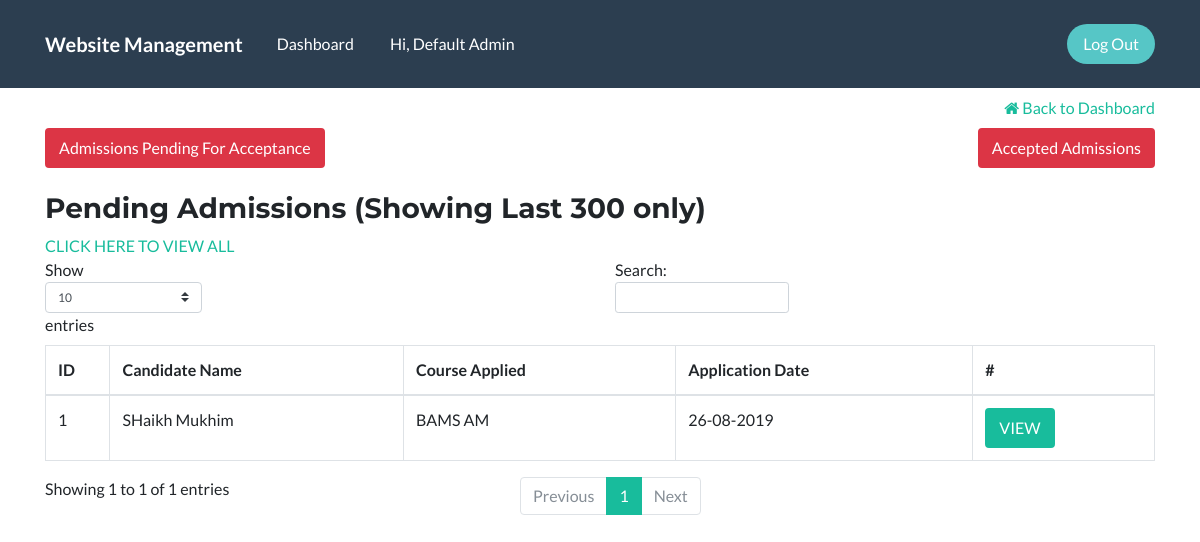
/admin/admissions/ (signed in), run on the app's committed database.
### tables this page shows
CREATE TABLE `admissions` (
  `id` int(10) UNSIGNED NOT NULL,
  `course_name` varchar(100) NOT NULL,
  `application_date` varchar(10) NOT NULL,
  `institute_details` varchar(256) NOT NULL,
  `candidate_name` varchar(128) NOT NULL,
  `father_name` varchar(128) NOT NULL,
  `mother_name` varchar(128) NOT NULL,
  `dob` varchar(10) NOT NULL,
  `gender` varchar(10) NOT NULL,
  `edu_qual` varchar(50) NOT NULL,
  `perm_add` varchar(256) NOT NULL,
  `local_add` varchar(256) NOT NULL,
  `father_occupation` varchar(50) NOT NULL,
  `mother_occupation` varchar(50) NOT NULL,
  `mob_1` varchar(10) NOT NULL,
  `mob_2` varchar(10) NOT NULL,
  `email_id` varchar(100) NOT NULL,
  `ssc` tinyint(1) NOT NULL,
  `ssc_passed_status` tinyint(1) NOT NULL DEFAULT '0',
  `ssc_year` varchar(7) NOT NULL,
  `ssc_school` varchar(100) NOT NULL,
  `ssc_board` varchar(100) NOT NULL,
  `ssc_per` float UNSIGNED NOT NULL,
  `ssc_div` varchar(50) NOT NULL,
  `hsc` tinyint(1) NOT NULL DEFAULT '0',
  `hsc_passed_status` tinyint(1) NOT NULL,
  `hsc_year` varchar(7) NOT NULL,
  `hsc_college` varchar(100) NOT NULL,
  `hsc_board` varchar(100) NOT NULL,
  `hsc_per` float UNSIGNED NOT NULL,
  `hsc_div` varchar(50) NOT NULL,
  `grad` tinyint(1) NOT NULL DEFAULT '0',
  `grad_passed_status` tinyint(1) NOT NULL,
  `grad_year` varchar(7) NOT NULL,
  `grad_college` varchar(100) NOT NULL,
  `grad_uni` varchar(100) NOT NULL,
  `grad_per` float UNSIGNED NOT NULL,
  `grad_div` varchar(50) NOT NULL,
  `other` tinyint(1) NOT NULL DEFAULT '0',
  `other_course_name` varchar(100) NOT NULL,
  `other_pass_status` tinyint(1) NOT NULL,
  `other_year` varchar(7) NOT NULL,
  `other_college` varchar(100) NOT NULL,
  `other_uni` varchar(100) NOT NULL,
  `other_per` float UNSIGNED NOT NULL,
  `other_div` varchar(50) NOT NULL,
  `photo_url` varchar(256) NOT NULL,
  `creation_ip` varchar(50) NOT NULL,
  `last_update` timestamp NOT NULL DEFAULT CURRENT_TIMESTAMP ON UPDATE CURRENT_TIMESTAMP,
  `is_accepted` tinyint(1) NOT NULL DEFAULT '0',
  `accepted_by` varchar(25) NOT NULL
);

### php/controllers/controller.class.php (called while the page is built, shortened)
<?php
	class controller
	{
		protected function loadAdmin($array) {
			require_once appRoot.'/frontend/admin/template.php';
		}
		protected function accessLevelRequired($level_name, $a = 1) {
			if($_SESSION['admin_'.$level_name] == 1) {
				return true;
			}
			return false;
		}
	}

### index.php (called while the page is built, shortened)
<?php
	require_once contrDir.'/controller.class.php';
	require_once contrDir.'/routes.class.php';
	require_once classDir.'/db.class.php';
	$route = new route;
	$uri = explode('?', $_SERVER['REQUEST_URI']);
	$route->routeTo($uri[0]);
?>

### php/classes/db.class.php (called while the page is built, shortened)
<?php
	class db {
		private $host, $user, $pass, $database;
		function __construct($dbHost = dbHost, $dbUser = dbUser, $dbPass = dbPass, $dbName = dbName) {
			$this->host = $dbHost;
			$this->user = $dbUser;
			$this->pass = $dbPass;
			$this->database = $dbName;
		}
		private function connect() {
			$con = new mysqli($this->host, $this->user, $this->pass, $this->database);
			return $con;
		}
		function select($table, $columnsToSelect, $whereFormat = NULL, $whereValues = NULL, $extra = NULL) {
			if(is_array($table) && $table[1] == 'distinct') {
				$q_start = "SELECT DISTINCT ";
				$table = $table[0];
			}
			else
				$q_start = "SELECT ";
			$con=$this->connect();
			if($whereFormat != NULL) {
				$query = $q_start.$columnsToSelect." FROM ".$table." WHERE ".$whereFormat ." ".$extra.";";
			}
			else {
				$query = $q_start.$columnsToSelect." FROM ".$table." ".$extra.";";
			}
			$stmt=$con->prepare($query);
			if($stmt->execute()) {
				return array(true, $stmt->get_result());
			}
		}
	}

### frontend/admin/pages/admission_spl.php (the view, shortened to what this page needs)
<div class="container mt-2 text-right">
    <a href="/admin/" ><i class="fa fa-home" ></i> Back to Dashboard</a>
</div>
<div class="container mt-2">
    <div class="row">
        <div class="col-lg-6 col-md-6 col-sm-12 text-left"><a name="" id="" class="btn btn-danger" href="/admin/admissions/" role="button">Admissions Pending For Acceptance</a></div>
        <div class="col-lg-6 col-md-6 col-sm-12 text-right"><a name="" id="" class="btn btn-danger" href="/admin/admissions/accepted/" role="button">Accepted Admissions</a></div>
    </div>
    <br/>
    <?php
        if(explode("/admin/admissions/", $array["route"])[1] == "accepted/") {
            $whereSTMT = "is_accepted=1";
            $tableTTL = "<h3>Accepted Admissions";
        }
        else {
            $whereSTMT = "is_accepted=0";
            $tableTTL = "<h3>Pending Admissions";
        }
        $datas = "";
        if(!isset($_GET["LIMIT"])) {
            $extra = "ORDER BY last_update LIMIT 300";
            $tableTTL.="  (Showing Last 300 only)</h3><a href='?LIMIT=NA'>CLICK HERE TO VIEW ALL</a>";
        }
        else {
            $extra = "ORDER BY last_update";
            $tableTTL .= " (ALL)</h3>";
        }
        $db = new db;
        $res = $db->select("admissions", "id, course_name, application_date, candidate_name, dob, mob_1", $whereSTMT, NULL, $extra);
        if($res[0] == true && $res[1]->num_rows > 0) {
            while($r = mysqli_fetch_assoc($res[1])) {
                $href = "/online-admissions/download/?id=".$r['id']."&dob=".$r['dob']."&mob=".$r['mob_1'];
                $datas .= '
                    <tr>
                        <td>'.$r['id'].'</td>
                        <td>'.$r['candidate_name'].'</td>
                        <td>'.$r['course_name'].'</td>
                        <td>'. date("d-m-Y", strtotime($r["application_date"])).'</td>
                        <td><a name="" id="" class="btn btn-primary" href="'.$href.'" role="button">VIEW</a></td>
                    </tr>
                ';
            }
        } else {
            $datas = '<tr><td colspan=5>0 Admissions Found</td></tr>';
        }
    ?>
    <?=$tableTTL?>
    <table id="admTbl" width="100%" class="table table-bordered">
        <thead>
            <tr>
                <th>ID</th>
                <th>Candidate Name</th>
                <th>Course Applied</th>
                <th>Application Date</th>
                <th>#</th>
            </tr>
            </thead>
            <tbody>
                <?=$datas; ?>
            </tbody>
    </table>
</div>

### php/controllers/routes.class.php (shortened to what this page needs)
<?php
	class route extends controller
	{
		private $curRouteId = -1;
		public static $validRoutes = array();
		public static function set_route($route, $type, $path) {
			$routePresentLocation = 0;
			if(count(self::$validRoutes) != 0) {
				for ($i=0; $i<count(self::$validRoutes); $i++) {
					if($route == self::$validRoutes[$i]['route']) {
						$routePresentLocation = $i;
						break;
					}
				}
			}
			if($routePresentLocation == 0) {
				self::$validRoutes[] = array('route' => $route, 'type' => $type, 'path' => $path);
			}
			else {
				trigger_error(htmlentities($route ." has been already set in validRoutes[". $i."][route]"), E_USER_ERROR);
			}
		}
		private function getCurrentRoute($route) {
			for($i=0; $i<(count(self::$validRoutes)); $i++) {
				if(self::$validRoutes[$i]['route'] == $route) {
					$this->curRouteId = $i;
					break;
				}
			}
			return $this->curRouteId;
		}
		public function routeTo($route) {
			if($this->getCurrentRoute($route) != -1) {
				$control = new controller;
				$this->curRoute = self::$validRoutes[$this->curRouteId];
				switch ($this->curRoute['type']) {
						case 'admin':
							$control->loadAdmin($this->curRoute);
							break;
					}
			}
			else {
				$this->routeNotFound($route);
			}
		}
	}

### frontend/admin/template.php (shortened to what this page needs)
<!DOCTYPE html>
<html>
<head>
    <link rel="stylesheet" href="<?=webCdn ?>/bootstrap/css/bootstrap.min.css">
    <link rel="stylesheet" href="<?=webCdn ?>/fonts/font-awesome.min.css">
    <link rel="stylesheet" href="<?=webCdn ?>/css/admin.min.css">
</head>
<body>
    <div>
        <nav class="navbar navbar-light navbar-expand-md navigation-clean-button" style="background-color: #2c3e50;">
            <div class="container"><span class="navbar-brand" style="color: #ffffff;">Website Management</span>
                <div class="collapse navbar-collapse" id="navcol-1">
                    <ul class="nav navbar-nav mr-auto">
                        <li class="nav-item" role="presentation" style="color: rgb(255,255,255);"><a class="nav-link"
                                href="/admin/" style="color: rgb(255,255,255);">Dashboard</a></li>
                        <li class="nav-item" role="presentation" style="color: rgb(255,255,255);"><a class="nav-link"
                                style="color: rgb(255,255,255);">Hi,
                                <?= ucfirst($_SESSION['admin_f_name'] . ' '. $_SESSION['admin_l_name']); ?></a></li>
                    </ul><span class="navbar-text actions"> <a class="btn btn-light action-button" role="button"
                            href="/admin/login/?logout=true">Log Out</a></span>
                </div>
            </div>
        </nav>
    </div>
        <?php require_once appRoot."/frontend/admin/pages/".$array['path'].".php"; ?>
</body>
</html>

### frontend/admin/pages/admission.php
<?php
    if($this->accessLevelRequired("access_admissions", 2) == false) {
        echo'
        <div class="container mt-2 text-center">
            <a href="/admin/" ><i class="fa fa-home" ></i> Back to Dashboard</a><br/><br/>
            <h3 class="text-danger">You do not have access to admissions section, If you think this is a mistake please contact administrator</h3>;
        </div>
        ';
    } else {
        require_once("admission_spl.php");
    }
    ?>

### data on the page
admissions: id "1", candidate_name "SHaikh Mukhim", course_name "BAMS AM", application_date "26-08-2019"

### other printed values
$_SESSION['admin_f_name'] . ' '. $_SESSION['admin_l_name'] "Default Admin"
